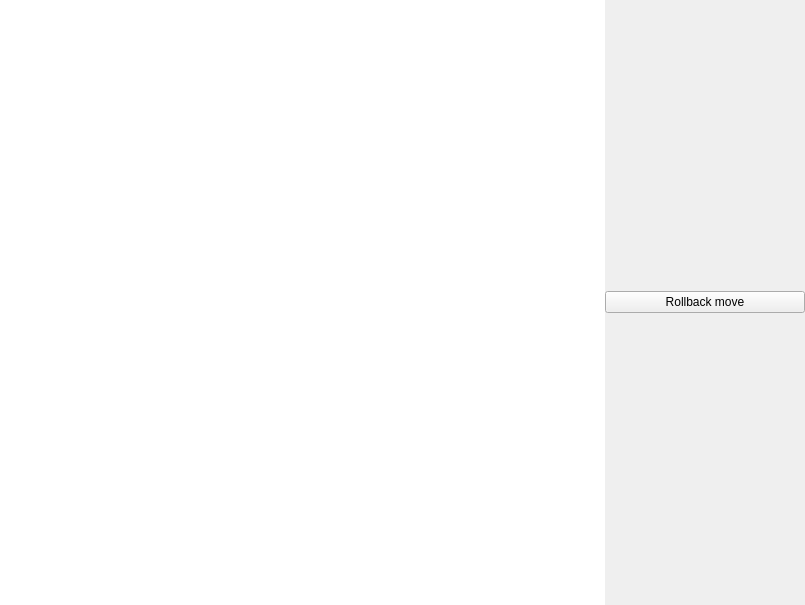
<?xml version="1.0" encoding="UTF-8"?>
<ui version="4.0">
 <class>gameplayWindow</class>
 <widget class="QWidget" name="gameplayWindow">
  <property name="geometry">
   <rect>
    <x>0</x>
    <y>0</y>
    <width>805</width>
    <height>605</height>
   </rect>
  </property>
  <property name="windowTitle">
   <string>Form</string>
  </property>
  <widget class="QWidget" name="moveWidget" native="true">
   <property name="geometry">
    <rect>
     <x>605</x>
     <y>0</y>
     <width>200</width>
     <height>605</height>
    </rect>
   </property>
   <layout class="QHBoxLayout" name="horizontalLayout_2">
    <item>
     <widget class="QPushButton" name="button_rollback">
      <property name="text">
       <string>Rollback move</string>
      </property>
     </widget>
    </item>
   </layout>
  </widget>
  <widget class="QGraphicsView" name="graphicsView">
   <property name="geometry">
    <rect>
     <x>0</x>
     <y>0</y>
     <width>605</width>
     <height>605</height>
    </rect>
   </property>
   <property name="styleSheet">
    <string notr="true">QGraphicsView{
	border-width: 0px;
	border-style: solid;
}</string>
   </property>
   <property name="lineWidth">
    <number>1</number>
   </property>
   <property name="sceneRect">
    <rectf>
     <x>0.000000000000000</x>
     <y>0.000000000000000</y>
     <width>595.000000000000000</width>
     <height>595.000000000000000</height>
    </rectf>
   </property>
  </widget>
 </widget>
 <resources/>
 <connections/>
</ui>
